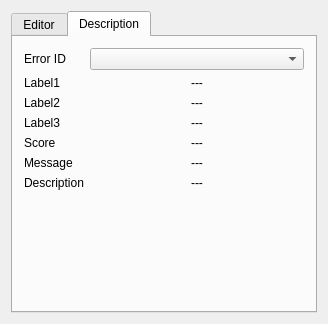
<?xml version="1.0" encoding="UTF-8"?>
<ui version="4.0">
 <class>AidiScenarioEditor</class>
 <widget class="QWidget" name="AidiScenarioEditor">
  <property name="geometry">
   <rect>
    <x>0</x>
    <y>0</y>
    <width>328</width>
    <height>324</height>
   </rect>
  </property>
  <property name="windowTitle">
   <string>AidiScenarioEditor</string>
  </property>
  <property name="windowOpacity">
   <double>0.500000000000000</double>
  </property>
  <layout class="QVBoxLayout" name="verticalLayout">
   <item>
    <widget class="QTabWidget" name="tabWidget">
     <property name="currentIndex">
      <number>1</number>
     </property>
     <widget class="QWidget" name="Editor">
      <attribute name="title">
       <string>Editor</string>
      </attribute>
      <layout class="QVBoxLayout" name="verticalLayout_3">
       <item>
        <layout class="QHBoxLayout" name="horizontalLayout_6">
         <item>
          <widget class="QLabel" name="data_label">
           <property name="sizePolicy">
            <sizepolicy hsizetype="Fixed" vsizetype="Preferred">
             <horstretch>0</horstretch>
             <verstretch>0</verstretch>
            </sizepolicy>
           </property>
           <property name="text">
            <string>Data</string>
           </property>
          </widget>
         </item>
         <item>
          <widget class="Line" name="line">
           <property name="orientation">
            <enum>Qt::Horizontal</enum>
           </property>
          </widget>
         </item>
         <item>
          <widget class="QPushButton" name="data_ok">
           <property name="sizePolicy">
            <sizepolicy hsizetype="Fixed" vsizetype="Fixed">
             <horstretch>0</horstretch>
             <verstretch>0</verstretch>
            </sizepolicy>
           </property>
           <property name="minimumSize">
            <size>
             <width>0</width>
             <height>0</height>
            </size>
           </property>
           <property name="text">
            <string>OK</string>
           </property>
          </widget>
         </item>
        </layout>
       </item>
       <item>
        <layout class="QHBoxLayout" name="horizontalLayout_9">
         <item>
          <widget class="QLabel" name="id_score_label">
           <property name="sizePolicy">
            <sizepolicy hsizetype="Maximum" vsizetype="Preferred">
             <horstretch>0</horstretch>
             <verstretch>0</verstretch>
            </sizepolicy>
           </property>
           <property name="minimumSize">
            <size>
             <width>60</width>
             <height>0</height>
            </size>
           </property>
           <property name="maximumSize">
            <size>
             <width>60</width>
             <height>16777215</height>
            </size>
           </property>
           <property name="text">
            <string>ID Score</string>
           </property>
          </widget>
         </item>
         <item>
          <widget class="QLineEdit" name="id_score_text"/>
         </item>
         <item>
          <widget class="QToolButton" name="id_score_button">
           <property name="text">
            <string>...</string>
           </property>
          </widget>
         </item>
        </layout>
       </item>
       <item>
        <layout class="QHBoxLayout" name="horizontalLayout">
         <item>
          <widget class="QLabel" name="label_2">
           <property name="sizePolicy">
            <sizepolicy hsizetype="Maximum" vsizetype="Preferred">
             <horstretch>0</horstretch>
             <verstretch>0</verstretch>
            </sizepolicy>
           </property>
           <property name="minimumSize">
            <size>
             <width>60</width>
             <height>0</height>
            </size>
           </property>
           <property name="maximumSize">
            <size>
             <width>80</width>
             <height>16777215</height>
            </size>
           </property>
           <property name="text">
            <string>Waypoint</string>
           </property>
          </widget>
         </item>
         <item>
          <widget class="QLineEdit" name="waypoint_file"/>
         </item>
         <item>
          <widget class="QToolButton" name="waypoint_button">
           <property name="sizePolicy">
            <sizepolicy hsizetype="Fixed" vsizetype="Fixed">
             <horstretch>0</horstretch>
             <verstretch>0</verstretch>
            </sizepolicy>
           </property>
           <property name="minimumSize">
            <size>
             <width>20</width>
             <height>0</height>
            </size>
           </property>
           <property name="text">
            <string>...</string>
           </property>
           <property name="checkable">
            <bool>true</bool>
           </property>
          </widget>
         </item>
        </layout>
       </item>
       <item>
        <layout class="QHBoxLayout" name="horizontalLayout_2">
         <item>
          <widget class="QLabel" name="label_3">
           <property name="sizePolicy">
            <sizepolicy hsizetype="Maximum" vsizetype="Preferred">
             <horstretch>0</horstretch>
             <verstretch>0</verstretch>
            </sizepolicy>
           </property>
           <property name="minimumSize">
            <size>
             <width>60</width>
             <height>0</height>
            </size>
           </property>
           <property name="maximumSize">
            <size>
             <width>65</width>
             <height>16777215</height>
            </size>
           </property>
           <property name="text">
            <string>Scenario</string>
           </property>
          </widget>
         </item>
         <item>
          <widget class="QLineEdit" name="scenario_file"/>
         </item>
         <item>
          <widget class="QToolButton" name="scenario_button">
           <property name="minimumSize">
            <size>
             <width>20</width>
             <height>0</height>
            </size>
           </property>
           <property name="text">
            <string>...</string>
           </property>
           <property name="checkable">
            <bool>true</bool>
           </property>
          </widget>
         </item>
        </layout>
       </item>
       <item>
        <layout class="QHBoxLayout" name="horizontalLayout_7">
         <item>
          <widget class="QLabel" name="label_5">
           <property name="sizePolicy">
            <sizepolicy hsizetype="Fixed" vsizetype="Preferred">
             <horstretch>0</horstretch>
             <verstretch>0</verstretch>
            </sizepolicy>
           </property>
           <property name="text">
            <string>Editor</string>
           </property>
          </widget>
         </item>
         <item>
          <widget class="Line" name="line_2">
           <property name="orientation">
            <enum>Qt::Horizontal</enum>
           </property>
          </widget>
         </item>
        </layout>
       </item>
       <item>
        <layout class="QHBoxLayout" name="horizontalLayout_3">
         <item>
          <widget class="QLabel" name="label">
           <property name="sizePolicy">
            <sizepolicy hsizetype="Maximum" vsizetype="Preferred">
             <horstretch>0</horstretch>
             <verstretch>0</verstretch>
            </sizepolicy>
           </property>
           <property name="minimumSize">
            <size>
             <width>0</width>
             <height>0</height>
            </size>
           </property>
           <property name="maximumSize">
            <size>
             <width>60</width>
             <height>16777215</height>
            </size>
           </property>
           <property name="text">
            <string>Edit</string>
           </property>
           <property name="alignment">
            <set>Qt::AlignLeading|Qt::AlignLeft|Qt::AlignVCenter</set>
           </property>
          </widget>
         </item>
         <item>
          <widget class="QComboBox" name="id_score_edit_select"/>
         </item>
        </layout>
       </item>
       <item>
        <layout class="QHBoxLayout" name="horizontalLayout_8">
         <item>
          <widget class="QLabel" name="selected_label">
           <property name="sizePolicy">
            <sizepolicy hsizetype="Maximum" vsizetype="Preferred">
             <horstretch>0</horstretch>
             <verstretch>0</verstretch>
            </sizepolicy>
           </property>
           <property name="maximumSize">
            <size>
             <width>60</width>
             <height>16777215</height>
            </size>
           </property>
           <property name="text">
            <string>Selected</string>
           </property>
          </widget>
         </item>
         <item>
          <widget class="QLabel" name="start_label">
           <property name="sizePolicy">
            <sizepolicy hsizetype="Maximum" vsizetype="Preferred">
             <horstretch>0</horstretch>
             <verstretch>0</verstretch>
            </sizepolicy>
           </property>
           <property name="minimumSize">
            <size>
             <width>60</width>
             <height>0</height>
            </size>
           </property>
           <property name="text">
            <string>Start</string>
           </property>
           <property name="alignment">
            <set>Qt::AlignCenter</set>
           </property>
          </widget>
         </item>
         <item>
          <widget class="QLabel" name="start_id">
           <property name="text">
            <string>---</string>
           </property>
          </widget>
         </item>
         <item>
          <widget class="QLabel" name="end_label">
           <property name="sizePolicy">
            <sizepolicy hsizetype="Maximum" vsizetype="Preferred">
             <horstretch>0</horstretch>
             <verstretch>0</verstretch>
            </sizepolicy>
           </property>
           <property name="minimumSize">
            <size>
             <width>60</width>
             <height>0</height>
            </size>
           </property>
           <property name="text">
            <string>End</string>
           </property>
           <property name="alignment">
            <set>Qt::AlignCenter</set>
           </property>
          </widget>
         </item>
         <item>
          <widget class="QLabel" name="end_id">
           <property name="text">
            <string>---</string>
           </property>
          </widget>
         </item>
        </layout>
       </item>
       <item>
        <layout class="QHBoxLayout" name="horizontalLayout_4">
         <item>
          <widget class="QPushButton" name="add_button">
           <property name="sizePolicy">
            <sizepolicy hsizetype="Maximum" vsizetype="Fixed">
             <horstretch>0</horstretch>
             <verstretch>0</verstretch>
            </sizepolicy>
           </property>
           <property name="maximumSize">
            <size>
             <width>60</width>
             <height>16777215</height>
            </size>
           </property>
           <property name="text">
            <string>Add</string>
           </property>
          </widget>
         </item>
         <item>
          <spacer name="horizontalSpacer">
           <property name="orientation">
            <enum>Qt::Horizontal</enum>
           </property>
           <property name="sizeHint" stdset="0">
            <size>
             <width>40</width>
             <height>20</height>
            </size>
           </property>
          </spacer>
         </item>
         <item>
          <widget class="QPushButton" name="add_ok">
           <property name="sizePolicy">
            <sizepolicy hsizetype="Maximum" vsizetype="Fixed">
             <horstretch>0</horstretch>
             <verstretch>0</verstretch>
            </sizepolicy>
           </property>
           <property name="minimumSize">
            <size>
             <width>60</width>
             <height>0</height>
            </size>
           </property>
           <property name="maximumSize">
            <size>
             <width>60</width>
             <height>16777215</height>
            </size>
           </property>
           <property name="text">
            <string>OK</string>
           </property>
           <property name="checkable">
            <bool>true</bool>
           </property>
          </widget>
         </item>
         <item>
          <widget class="QPushButton" name="add_reset">
           <property name="sizePolicy">
            <sizepolicy hsizetype="Maximum" vsizetype="Fixed">
             <horstretch>0</horstretch>
             <verstretch>0</verstretch>
            </sizepolicy>
           </property>
           <property name="minimumSize">
            <size>
             <width>60</width>
             <height>0</height>
            </size>
           </property>
           <property name="maximumSize">
            <size>
             <width>60</width>
             <height>16777215</height>
            </size>
           </property>
           <property name="text">
            <string>Reset</string>
           </property>
           <property name="checkable">
            <bool>true</bool>
           </property>
          </widget>
         </item>
        </layout>
       </item>
       <item>
        <layout class="QHBoxLayout" name="horizontalLayout_5">
         <item>
          <widget class="QPushButton" name="delete_button">
           <property name="sizePolicy">
            <sizepolicy hsizetype="Maximum" vsizetype="Maximum">
             <horstretch>0</horstretch>
             <verstretch>0</verstretch>
            </sizepolicy>
           </property>
           <property name="minimumSize">
            <size>
             <width>60</width>
             <height>0</height>
            </size>
           </property>
           <property name="maximumSize">
            <size>
             <width>60</width>
             <height>16777215</height>
            </size>
           </property>
           <property name="text">
            <string>Delete</string>
           </property>
           <property name="checkable">
            <bool>true</bool>
           </property>
          </widget>
         </item>
         <item>
          <spacer name="horizontalSpacer_2">
           <property name="orientation">
            <enum>Qt::Horizontal</enum>
           </property>
           <property name="sizeHint" stdset="0">
            <size>
             <width>40</width>
             <height>20</height>
            </size>
           </property>
          </spacer>
         </item>
        </layout>
       </item>
      </layout>
     </widget>
     <widget class="QWidget" name="Description">
      <attribute name="title">
       <string>Description</string>
      </attribute>
      <layout class="QVBoxLayout" name="verticalLayout_2">
       <item>
        <layout class="QFormLayout" name="formLayout">
         <item row="1" column="0">
          <widget class="QLabel" name="label1">
           <property name="text">
            <string>Label1</string>
           </property>
           <property name="textFormat">
            <enum>Qt::AutoText</enum>
           </property>
          </widget>
         </item>
         <item row="1" column="1">
          <widget class="QLabel" name="label1_text">
           <property name="text">
            <string>---</string>
           </property>
           <property name="alignment">
            <set>Qt::AlignCenter</set>
           </property>
          </widget>
         </item>
         <item row="2" column="0">
          <widget class="QLabel" name="label2">
           <property name="text">
            <string>Label2</string>
           </property>
          </widget>
         </item>
         <item row="2" column="1">
          <widget class="QLabel" name="label2_text">
           <property name="text">
            <string>---</string>
           </property>
           <property name="alignment">
            <set>Qt::AlignCenter</set>
           </property>
          </widget>
         </item>
         <item row="3" column="0">
          <widget class="QLabel" name="label3">
           <property name="text">
            <string>Label3</string>
           </property>
          </widget>
         </item>
         <item row="3" column="1">
          <widget class="QLabel" name="label3_text">
           <property name="text">
            <string>---</string>
           </property>
           <property name="alignment">
            <set>Qt::AlignCenter</set>
           </property>
          </widget>
         </item>
         <item row="4" column="0">
          <widget class="QLabel" name="score">
           <property name="text">
            <string>Score</string>
           </property>
          </widget>
         </item>
         <item row="4" column="1">
          <widget class="QLabel" name="score_text">
           <property name="text">
            <string>---</string>
           </property>
           <property name="alignment">
            <set>Qt::AlignCenter</set>
           </property>
          </widget>
         </item>
         <item row="5" column="0">
          <widget class="QLabel" name="message">
           <property name="text">
            <string>Message</string>
           </property>
          </widget>
         </item>
         <item row="5" column="1">
          <widget class="QLabel" name="message_text">
           <property name="text">
            <string>---</string>
           </property>
           <property name="alignment">
            <set>Qt::AlignCenter</set>
           </property>
          </widget>
         </item>
         <item row="6" column="0">
          <widget class="QLabel" name="description">
           <property name="text">
            <string>Description</string>
           </property>
          </widget>
         </item>
         <item row="6" column="1">
          <widget class="QLabel" name="description_text">
           <property name="text">
            <string>---</string>
           </property>
           <property name="alignment">
            <set>Qt::AlignCenter</set>
           </property>
          </widget>
         </item>
         <item row="0" column="0">
          <widget class="QLabel" name="error_id">
           <property name="text">
            <string>Error ID</string>
           </property>
          </widget>
         </item>
         <item row="0" column="1">
          <widget class="QComboBox" name="id_score_description_select"/>
         </item>
        </layout>
       </item>
      </layout>
     </widget>
    </widget>
   </item>
  </layout>
 </widget>
 <layoutdefault spacing="6" margin="11"/>
 <resources/>
 <connections/>
</ui>
